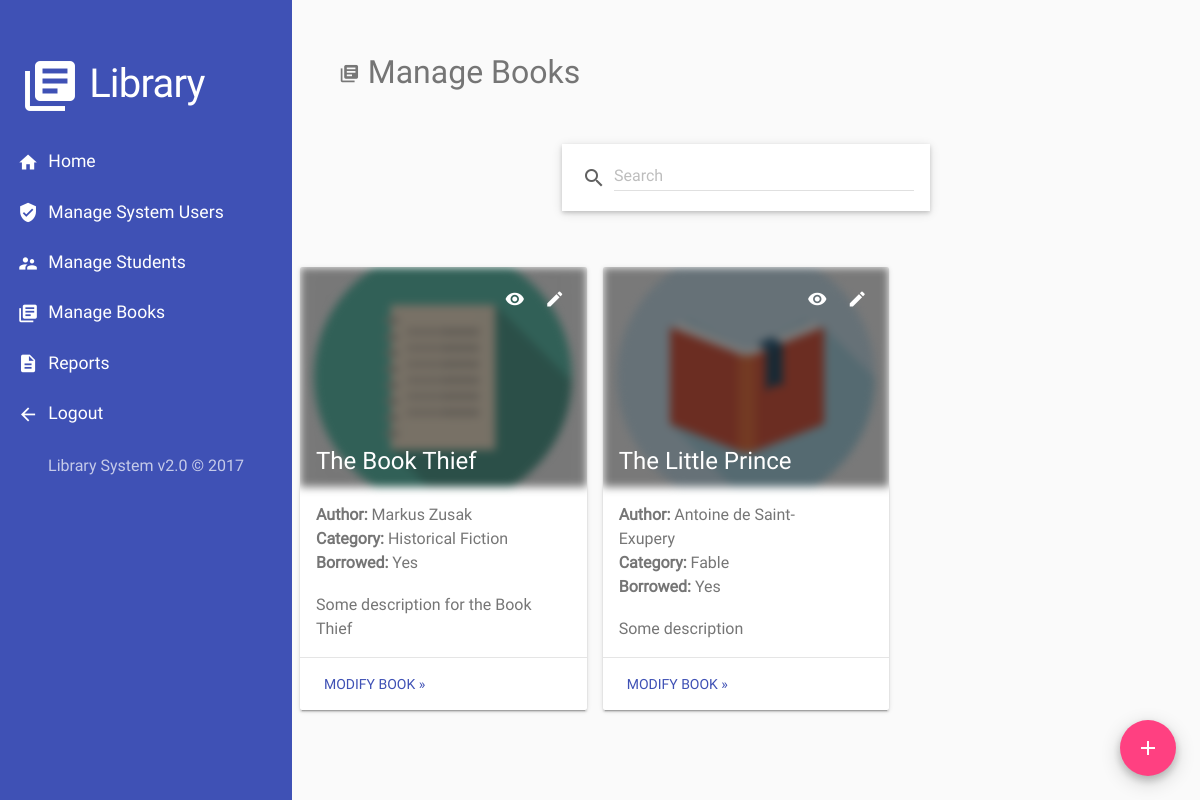
The app's page /admin-manage-books.php (signed in) with its own data.
### tables this page shows
CREATE TABLE `books` (
  `id` int(11) NOT NULL,
  `title` varchar(255) NOT NULL,
  `author` varchar(255) NOT NULL,
  `category` varchar(255) NOT NULL,
  `description` varchar(255) NOT NULL,
  `image_path` varchar(255) NOT NULL,
  `status` enum('0','1','2') NOT NULL
);

### admin-manage-books.php (the view, shortened to what this page needs)
<?php include_once('html/top.php'); ?>
<?php
  require_once('html/welcome-header.php');
?>
<?php
  require_once('html/nav.php');
?>
<div class="content">
<h2 class="t-secondary">
  <i class="material-icons small">library_books</i>
  Manage Books
</h2>
<form action="<?php echo $_SERVER['PHP_SELF']; ?>" method="get">
</form>
<?php
  $condition = "";
?>
<?php
  $books_query = "SELECT * FROM books $condition";
  $sql = mysqli_query($conn, $books_query) or die(mysql_error());
?>
<form action="admin-action-book.php" method="post" class="form-fab">
  <button type="submit" name="add-book"
    class="mdl-button mdl-js-button mdl-button--fab mdl-js-ripple-effect mdl-button--colored my-card-2">
    <i class="material-icons fab">add</i>
  </button>
</form>
<?php
if (mysqli_num_rows($sql) > 0) {
?>
<div class="m-top-3">
<?php
  for ($i = 0; $row = mysqli_fetch_array($sql, MYSQLI_ASSOC); $i++) {
    if ($i % 3 == 0 || $i == 0) {
?>
<div class="row">
<?php } ?>
  <div class="col-md-4 my-p-1 book-item">
    <div class="wide-card mdl-card mdl-shadow--2dp" style="width: 100%;">
      <div class="img-card-cont" style="background: url('<?php echo $row['image_path'];?>');">
        <div class="dim mdl-js-ripple-effect ripple-cont">
        </div>
      </div>
      <div class="mdl-card__title card-title">
        <h2 class="mdl-card__title-text"><?=$row['title']?></h2>
      </div>
      <div class="mdl-card__supporting-text">
        <p>
          <strong>Author: </strong>
          <?=$row['author']?>
        </p>
        <p>
          <strong>Category: </strong>
          <?=$row['category']?>
        </p>
        <p>
          <strong>Borrowed: </strong>
          <?php echo $row['status'] == '2' ? "Yes": "No"; ?>
        </p>
        <br/>
        <p>
          <?=$row['description']?>
        </p>
      </div>
      <div class="mdl-card__actions mdl-card--border">
        <form action="admin-action-book.php" method="post">
          <button type="submit" name="modify-book"
            class="mdl-button mdl-button--colored mdl-js-button mdl-js-ripple-effect">Modify Book &raquo;</button>
        </form>
      </div>
      <div class="mdl-card__menu">
        <form action="admin-action-book.php" method="post">
          <i class="material-icons fab-small t-white my-m-r-1">
          </i>
          <button type="submit" name="modify-book"
            class="mdl-button mdl-button--icon mdl-js-button mdl-js-ripple-effect">
            <i class="material-icons fab-small t-white">edit</i>
          </button>
        </form>
      </div>
    </div>
  </div>
<?php } ?>
</div>
<?php } ?>
</div>
</body>
</html>

### records on screen
books: image_path (picture), title "The Book Thief", author "Markus Zusak", category "Historical Fiction", status "Yes", description "Some description for the Book Thief"
books: image_path (picture), title "The Little Prince", author "Antoine de Saint-Exupery", category "Fable", status "Yes", description "Some description"
